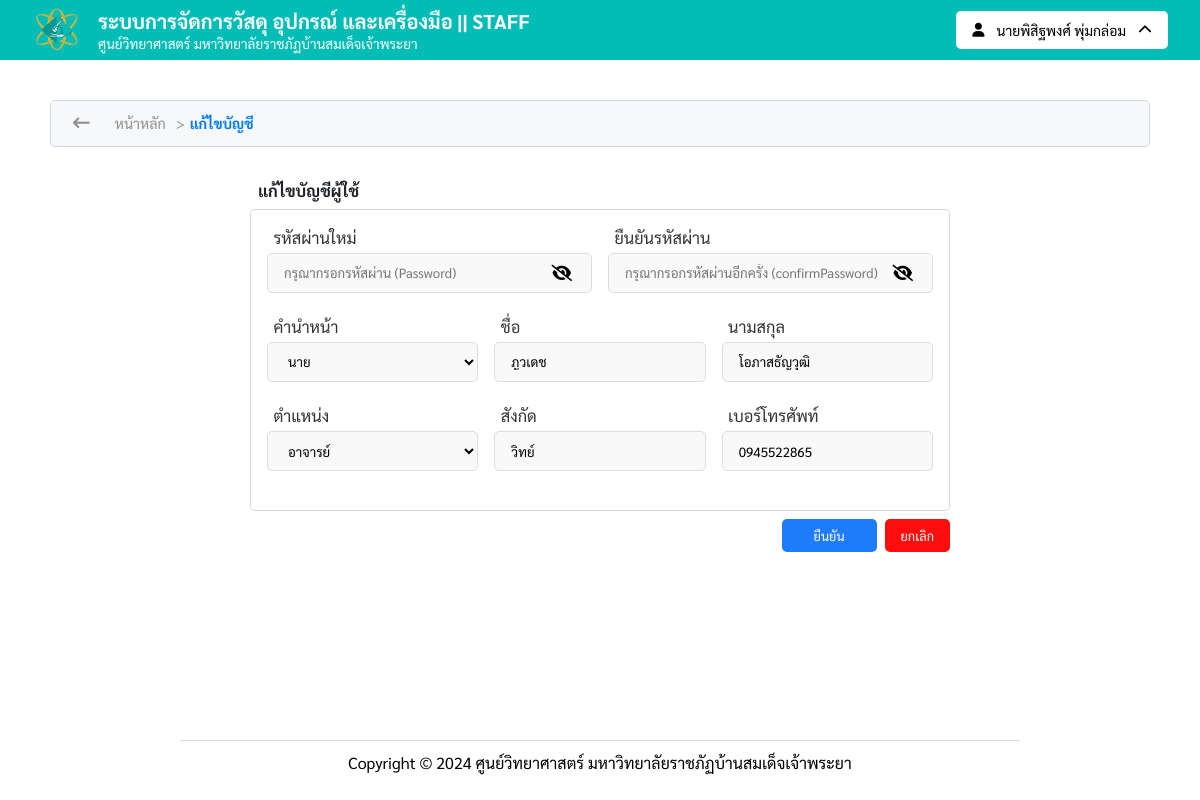
The page /edit_user?id=59759 (signed in) on the database its author committed.
### tables this page shows
CREATE TABLE `users_db` (
  `userID` int(50) NOT NULL,
  `username` varchar(100) NOT NULL,
  `password` varchar(100) NOT NULL,
  `created_at` timestamp NOT NULL DEFAULT current_timestamp() ON UPDATE current_timestamp(),
  `pre` set('นาย','นาง','นางสาว','ดร.','ผศ.ดร.','อ.') NOT NULL,
  `firstname` varchar(200) NOT NULL,
  `lastname` varchar(200) NOT NULL,
  `phone_number` varchar(10) NOT NULL,
  `email` varchar(200) NOT NULL,
  `role` set('อาจารย์','เจ้าหน้าที่','บุคลากร','') NOT NULL,
  `urole` set('staff','user') NOT NULL,
  `agency` varchar(100) NOT NULL,
  `status` set('w_approved','approved','n_approved') NOT NULL,
  `approved_by` varchar(200) DEFAULT NULL,
  `approved_date` datetime DEFAULT NULL
);

### assets/config/Database.php (called while the page is built, shortened)
<?php
$base_url = 'http://localhost:8080';
?>

### views/staff-section/editUser.php (the view, shortened to what this page needs)
<?php
require_once 'assets/config/Database.php';
if (isset($_SESSION['user_login']) || isset($_SESSION['staff_login'])) {
    $userID = isset($_SESSION['user_login']) ? $_SESSION['user_login'] : $_SESSION['staff_login'];
    $sql = "SELECT * FROM users_db WHERE userID = :userID";
    $stmt = $conn->prepare($sql);
    $stmt->bindParam(':userID', $userID, PDO::PARAM_INT);
    $stmt->execute();
    $userData = $stmt->fetch(PDO::FETCH_ASSOC);
}
?>
<!DOCTYPE html>
<html lang="en">
<head>
    <link rel="stylesheet" href="<?php echo htmlspecialchars($base_url); ?>/assets/font-awesome/css/all.css">
    <link rel="stylesheet" href="<?php echo htmlspecialchars($base_url); ?>/assets/css/navigator.css">
    <link rel="stylesheet" href="<?php echo htmlspecialchars($base_url); ?>/assets/css/breadcrumb.css">
    <link rel="stylesheet" href="<?php echo htmlspecialchars($base_url); ?>/assets/css/notification_popup.css">
    <link rel="stylesheet" href="<?php echo htmlspecialchars($base_url); ?>/assets/css/profile_user.css">
    <link rel="stylesheet" href="<?php echo htmlspecialchars($base_url); ?>/assets/css/footer.css">
</head>
<body>
    <header>
        <?php include 'assets/includes/navigator.php'; ?>
    </header>
    <main class="profile_user">
        <div class="profile_user_header">
            <div class="HEADER_USER_1">
                <a class="historyBACK" href="<?php echo htmlspecialchars($base_url); ?>"><i class="fa-solid fa-arrow-left-long"></i></a>
                <div class="breadcrumb">
                    <a href="/">หน้าหลัก</a>
                    <span>&gt;</span>
                    <?php
                    if ($request_uri == '/edit_user') {
                        echo '<a href="/edit_user">แก้ไขบัญชี</a>
                    ';
                    }
                    ?>
                </div>
            </div>
        </div>
        <?php
        $request_uri = parse_url($_SERVER["REQUEST_URI"], PHP_URL_PATH);
        if ($request_uri == '/edit_user') : ?>
            <?php
            try {
                if (isset($_GET['id'])) {
                    $id = (int)$_GET['id'];
                    $stmt = $conn->prepare("SELECT * FROM users_db WHERE userID = :id");
                    $stmt->bindParam(":id", $id, PDO::PARAM_INT);
                    $stmt->execute();
                    $profileUSER = $stmt->fetch(PDO::FETCH_ASSOC);
                    if ($profileUSER) {
                        $userData = $profileUSER;
                    } else {
                        echo "ไม่พบข้อมูลผู้ใช้";
                        exit();
                    }
                } else {
                    echo "ไม่พบรหัสผู้ใช้";
                    exit();
                }
            } catch (PDOException $e) {
                echo 'Error: ' . htmlspecialchars($e->getMessage(), ENT_QUOTES, 'UTF-8');
                exit();
            }
            ?>
            <div class="editProfile">
                <div class="edit_profile_header">
                    <span id="B">แก้ไขบัญชีผู้ใช้</span>
                </div>
                <form action="<?php echo htmlspecialchars($base_url); ?>/models/editUserUPDATE.php" method="post">
                    <div class="edit_profile_body">
                        <div class="columnData">
                            <div class="input_edit">
                                <span>รหัสผ่านใหม่</span>
                                <div class="show_password">
                                    <input type="password" id="password" name="password" placeholder="กรุณากรอกรหัสผ่าน (Password)">
                                    <i class="icon_password fas fa-eye-slash" onclick="togglePasswordVisibility('password', this)"></i>
                                </div>
                            </div>
                            <div class="input_edit">
                                <span>ยืนยันรหัสผ่าน</span>
                                <div class="show_password">
                                    <input type="password" id="confirm_password" name="confirm_password" placeholder="กรุณากรอกรหัสผ่านอีกครั้ง (confirmPassword)">
                                    <i class="icon_password fas fa-eye-slash" onclick="togglePasswordVisibility('confirm_password', this)"></i>
                                </div>
                            </div>
                        </div>
                        <div class="columnData">
                            <div class="input_edit">
                                <span>คำนำหน้า</span>
                                <select name="pre">
                                    <?php
                                    $prefixes = ['นาย', 'นาง', 'นางสาว', 'อ.', 'ผศ.ดร.'];
                                    foreach ($prefixes as $prefix) {
                                        $selected = ($userData['pre'] == $prefix) ? "selected" : "";
                                        echo "<option value='$prefix' $selected>$prefix</option>";
                                    }
                                    ?>
                                </select>
                            </div>
                            <div class="input_edit">
                                <span>ชื่อ</span>
                                <input type="text" name="firstname" value="<?php echo htmlspecialchars($userData['firstname']); ?>">
                            </div>
                            <div class="input_edit">
                                <span>นามสกุล</span>
                                <input type="text" name="lastname" value="<?php echo htmlspecialchars($userData['lastname']); ?>">
                            </div>
                        </div>
                        <div class="columnData">
                            <div class="input_edit">
                                <span>ตำแหน่ง</span>
                                <select name="role">
                                    <?php
                                    $roles = ['อาจารย์', 'บุคลากร', 'เจ้าหน้าที่'];
                                    foreach ($roles as $role) {
                                        $selected = ($userData['role'] == $role) ? "selected" : "";
                                        echo "<option value='$role' $selected>$role</option>";
                                    }
                                    ?>
                                </select>
                            </div>
                            <div class="input_edit">
                                <span>สังกัด</span>
                                <input type="text" name="agency" value="<?php echo htmlspecialchars($userData['agency']); ?>">
                            </div>
                            <div class="input_edit">
                                <span>เบอร์โทรศัพท์</span>
                                <input type="text" name="phone_number" value="<?php echo htmlspecialchars($userData['phone_number']); ?>">
                            </div>
                        </div>
                    </div>
                    <div class="edit_profile_footer">
                        <button type="submit" class="submit">ยืนยัน</button>
                        <a href="<?php echo htmlspecialchars($base_url); ?>/management_user" class="cancel">ยกเลิก</a>
                    </div>
                </form>
            </div>
        <?php endif; ?>
    </main>
    <footer>
        <?php include_once 'assets/includes/footer_2.php' ?>
    </footer>
</body>
</html>

### assets/includes/navigator.php (shortened to what this page needs)
<div class="header">
    <div class="header_nav">
        <div class="header_nav_banner">
            <a href="<?php echo $base_url; ?>/" class="header_navbanner_name">
                <div class="header_navbanner_img">
                    <img src="<?php echo $base_url; ?>/assets/img/logo/sci_center.png">
                </div>
            </a>
            <div class="header_navbanner_name_00">
                <span id="B" class="header_navbanner_name-1">
                    ระบบการจัดการวัสดุ อุปกรณ์ และเครื่องมือ
                    <?php if (isset($_SESSION['staff_login'])) : ?>
                        || STAFF
                    <?php endif; ?>
                </span>
                <span class="header_navbanner_name-2">
                    ศูนย์วิทยาศาสตร์ มหาวิทยาลัยราชภัฏบ้านสมเด็จเจ้าพระยา
                </span>
            </div>
        </div>
        <div class="header_nav_userinfo">
            <?php if (isset($_SESSION['user_login'])) : ?>
                <div class="header_userinfo_btn" id="userInfoBtn">
                    <div class="select">
                        <i class="fa-solid fa-user"></i>
                        <span>
                            <?= $userData['pre'] . $userData['firstname'] . '&nbsp;' . $userData['lastname'] ?>
                        </span>
                        <i class="arrow_rotate fa-solid fa-chevron-up"></i>
                    </div>
                </div>
                <div class="logoutMODAL">
                    <div class="logoutMODAL_content">
                        <div class="logoutMODAL_popup">
                            <div class="logoutMODAL_sec01">
                                <i class="fa-solid fa-right-from-bracket"></i>
                                <span id="B">แจ้งเตือนออกจากระบบ</span>
                            </div>
                            <div class="logoutMODAL_sec02">
                                <a class="profileUser" href="<?php echo $base_url; ?>/profile_user"><i class="fa-solid fa-user-pen"></i></a>
                                <a class="confirmLogout" href="<?php echo $base_url; ?>/models/sign_out.php">ออกจากระบบ</a>
                                <div class="cancel_del closeDetails">
                                    <span>ปิดหน้าต่าง</span>
                                </div>
                            </div>
                        </div>
                    </div>
                </div>
            <?php elseif (isset($_SESSION['staff_login'])) : ?>
                <div class="header_userinfo_btn" id="userInfoBtn">
                    <div class="select">
                        <i class="fa-solid fa-user"></i>
                        <span>
                            <?= $userData['pre'] . $userData['firstname'] . '&nbsp;' . $userData['lastname'] ?>
                        </span>
                        <i class="arrow_rotate fa-solid fa-chevron-up"></i>
                    </div>
                </div>
            <?php endif; ?>
        </div>
    </div>
</div>

### assets/css/navigator.css (style rules this page uses)
* { margin: 0; padding: 0; box-sizing: border-box; font-family: Sarabun; text-decoration: none; list-style: none; }
#B { font-family: Sarabun-bold; }
.header { background-color: #01bdb6; color: white; width: 100%; height: 60px; top: 0; left: 0; position: relative; z-index: 2; }
.header_nav_banner { display: flex; align-items: center; justify-content: center; height: 100%; gap: 1rem; }

### assets/css/breadcrumb.css (style rules this page uses)
.breadcrumb { font-size: 0.9rem; display: flex; align-items: center; }
.breadcrumb a:last-child { color: #007bff; font-family: Sarabun-bold; }
.breadcrumb span { margin: 0 5px; color: #8f8f8f; }

### assets/css/profile_user.css (style rules this page uses)
.profile_user { width: 100%; max-width: 1100px; min-height: 75vh; margin: 2.5rem auto; gap: 1rem; }
.editProfile { margin: 2rem auto; width: 100%; max-width: 700px; }
.edit_profile_header { padding: 0 0.5rem; font-size: 1.025rem; color: #1f2328; }
.edit_profile_body { margin-top: 0.5rem; padding: 1rem; border-radius: 5px; border: 1px solid #d0d7de; }
.input_edit { width: 100%; margin-bottom: 1.4rem; }
.input_edit span { display: block; padding-left: 0.4rem; margin-bottom: 5px; color: #333; }
.input_edit input, .input_edit select { position: relative; height: 40px; width: 100%; outline: none; background-color: #f9f9f9; border: 1px solid #ddd; border-radius: 5px; padding: 0 1rem; color: #000; }
.show_password { position: relative; }
.icon_password { position: absolute; top: 50%; transform: translateY(-50%); right: 20px; cursor: pointer; }
.columnData { width: 100%; font-size: 1.025rem; display: flex; column-gap: 1rem; }
.edit_profile_footer { padding: 0.5rem 0; display: flex; justify-content: flex-end; gap: 0.5rem; }

### rows shown on the page
users_db: pre "นาย", firstname "พิสิฐพงศ์", lastname "พุ่มกล่อม"
users_db: firstname "ภูวเดช", lastname "โอภาสธัญวุฒิ", agency "วิทย์", phone_number "0945522865"

### other values the page prints
form field pre "นาย"
form field role "อาจารย์"
